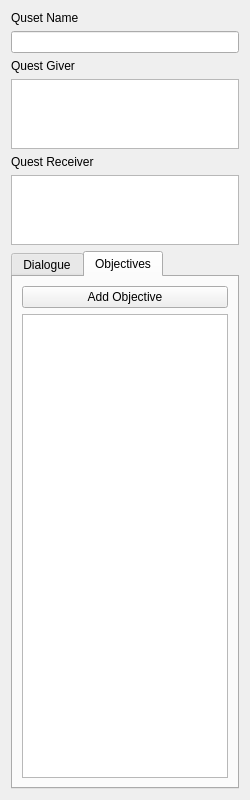
<?xml version="1.0" encoding="UTF-8"?>
<ui version="4.0">
 <class>quest_node</class>
 <widget class="QWidget" name="quest_node">
  <property name="geometry">
   <rect>
    <x>0</x>
    <y>0</y>
    <width>250</width>
    <height>800</height>
   </rect>
  </property>
  <property name="maximumSize">
   <size>
    <width>250</width>
    <height>800</height>
   </size>
  </property>
  <property name="acceptDrops">
   <bool>false</bool>
  </property>
  <property name="windowTitle">
   <string>Form</string>
  </property>
  <layout class="QVBoxLayout" name="verticalLayout">
   <item>
    <widget class="QLabel" name="name_lbl">
     <property name="text">
      <string>Quset Name</string>
     </property>
    </widget>
   </item>
   <item>
    <widget class="QLineEdit" name="name_entry"/>
   </item>
   <item>
    <widget class="QLabel" name="giver_lbl">
     <property name="text">
      <string>Quest Giver</string>
     </property>
    </widget>
   </item>
   <item>
    <widget class="QListWidget" name="giver_list">
     <property name="acceptDrops">
      <bool>true</bool>
     </property>
     <property name="alternatingRowColors">
      <bool>true</bool>
     </property>
     <property name="isWrapping" stdset="0">
      <bool>false</bool>
     </property>
    </widget>
   </item>
   <item>
    <widget class="QLabel" name="receiver_lbl">
     <property name="text">
      <string>Quest Receiver</string>
     </property>
    </widget>
   </item>
   <item>
    <widget class="QListWidget" name="receiver_list">
     <property name="acceptDrops">
      <bool>true</bool>
     </property>
     <property name="alternatingRowColors">
      <bool>true</bool>
     </property>
    </widget>
   </item>
   <item>
    <widget class="QTabWidget" name="tabs">
     <property name="currentIndex">
      <number>1</number>
     </property>
     <widget class="QWidget" name="dialogue_tab">
      <attribute name="title">
       <string>Dialogue</string>
      </attribute>
      <layout class="QVBoxLayout" name="verticalLayout_3">
       <item>
        <widget class="QLabel" name="start_lbl">
         <property name="text">
          <string>Quest Start</string>
         </property>
         <property name="alignment">
          <set>Qt::AlignLeading|Qt::AlignLeft|Qt::AlignVCenter</set>
         </property>
        </widget>
       </item>
       <item>
        <widget class="QTextEdit" name="start_entry">
         <property name="placeholderText">
          <string>Quest Start</string>
         </property>
        </widget>
       </item>
       <item>
        <widget class="QLabel" name="active_lbl">
         <property name="text">
          <string>Quest Active</string>
         </property>
         <property name="alignment">
          <set>Qt::AlignLeading|Qt::AlignLeft|Qt::AlignVCenter</set>
         </property>
        </widget>
       </item>
       <item>
        <widget class="QTextEdit" name="active_entry">
         <property name="placeholderText">
          <string>Quest Active</string>
         </property>
        </widget>
       </item>
       <item>
        <widget class="QLabel" name="completed_lbl">
         <property name="text">
          <string>Quest Completed</string>
         </property>
         <property name="alignment">
          <set>Qt::AlignLeading|Qt::AlignLeft|Qt::AlignVCenter</set>
         </property>
        </widget>
       </item>
       <item>
        <widget class="QTextEdit" name="completed_entry">
         <property name="placeholderText">
          <string>Quest Completed</string>
         </property>
        </widget>
       </item>
       <item>
        <widget class="QLabel" name="delivered_lbl">
         <property name="text">
          <string>Quest Delivered</string>
         </property>
         <property name="alignment">
          <set>Qt::AlignLeading|Qt::AlignLeft|Qt::AlignVCenter</set>
         </property>
        </widget>
       </item>
       <item>
        <widget class="QTextEdit" name="delivered_entry">
         <property name="placeholderText">
          <string>Quest Delivered</string>
         </property>
        </widget>
       </item>
      </layout>
     </widget>
     <widget class="QWidget" name="objective_tab">
      <attribute name="title">
       <string>Objectives</string>
      </attribute>
      <layout class="QVBoxLayout" name="verticalLayout_4">
       <item>
        <widget class="QPushButton" name="add_objective_bttn">
         <property name="text">
          <string>Add Objective</string>
         </property>
        </widget>
       </item>
       <item>
        <widget class="QListWidget" name="objective_list">
         <property name="editTriggers">
          <set>QAbstractItemView::AllEditTriggers</set>
         </property>
         <property name="tabKeyNavigation">
          <bool>true</bool>
         </property>
         <property name="dragEnabled">
          <bool>false</bool>
         </property>
         <property name="alternatingRowColors">
          <bool>true</bool>
         </property>
         <property name="uniformItemSizes">
          <bool>true</bool>
         </property>
        </widget>
       </item>
      </layout>
     </widget>
    </widget>
   </item>
  </layout>
 </widget>
 <resources/>
 <connections/>
</ui>
